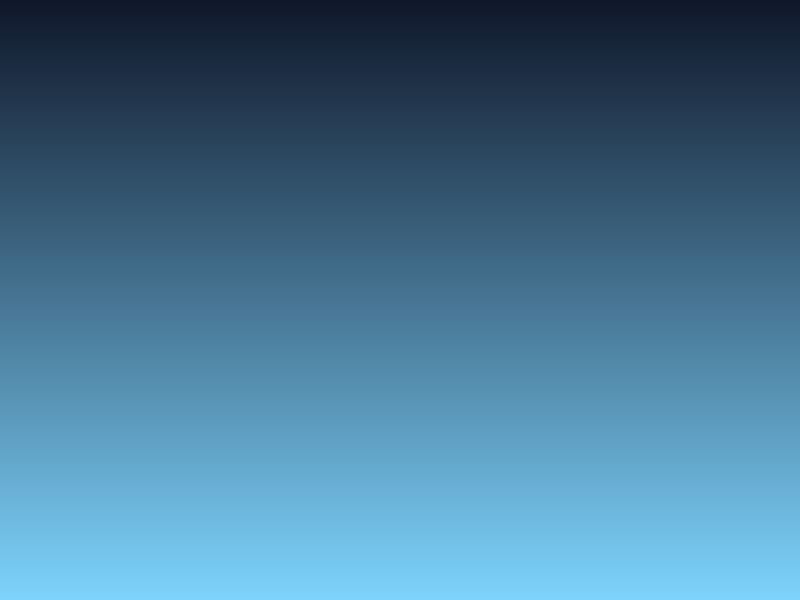
#> input picture GraphicsPractice/output/bg_gradient_800x600.png, 800 x 600 px
$ python lesson_22.py
#> lines starting #> are read from the running program, lines starting #| are printed output that depends on the picture
import os
from PIL import Image, ImageDraw, ImageEnhance, ImageFont, ImageOps

os.makedirs("source", exist_ok=True)
os.makedirs("output", exist_ok=True)


def get_or_create_source_image(path="source/sample_photo.png"):
    """
    Берёт существующее изображение из проекта или создаёт тестовый цветной кадр,
    если подходящего файла ещё нет.
    """
#> called with path = 'source/sample_photo.png'
    candidates = [
        path,
        "output/bg_gradient_800x600.png",
        "source/photo_200.png",
        "output/shapes.png",
    ]
    for candidate in candidates:
        if os.path.exists(candidate):
            return candidate

    img = Image.new("RGB", (600, 400), (219, 234, 254))
    d = ImageDraw.Draw(img)
    d.rectangle((0, 0, 600, 230), fill=(37, 99, 235))
    d.ellipse((430, 45, 520, 135), fill=(250, 204, 21))
    d.polygon([(0, 400), (190, 170), (390, 400)], fill=(22, 163, 74))
    d.polygon([(260, 400), (470, 210), (600, 400)], fill=(21, 128, 61))
    d.rounded_rectangle((50, 55, 290, 145), radius=14, fill=(239, 68, 68))
    img.save(path, format="PNG")
    return path


def load_font(size=20):
    """Загружает Arial из системной папки Windows или возвращает шрифт по умолчанию."""
    font_path = "C:/Windows/Fonts/arial.ttf"
    if os.path.exists(font_path):
        return ImageFont.truetype(font_path, size)
    return ImageFont.load_default()


def draw_centered_text(draw, box_rect, text, font, fill="white"):
    """Рисует текст по центру прямоугольника (x1, y1, x2, y2)."""
    x1, y1, x2, y2 = box_rect
    bbox = draw.textbbox((0, 0), text, font=font)
    text_w = bbox[2] - bbox[0]
    text_h = bbox[3] - bbox[1]
    x = x1 + (x2 - x1 - text_w) // 2 - bbox[0]
    y = y1 + (y2 - y1 - text_h) // 2 - bbox[1]
    draw.text((x, y), text, font=font, fill=fill)


def task_22_1_enhancements(src_path):
    """Задача 22.1: изменение яркости, контраста и насыщенности через ImageEnhance."""
#> called with src_path = 'output/bg_gradient_800x600.png'
    with Image.open(src_path) as raw:
#> raw is the input picture: PIL image 800x600 RGB; mean R, G, B 70, 117, 147
        img = raw.convert("RGB")

    bright = ImageEnhance.Brightness(img).enhance(1.3)
    contrast = ImageEnhance.Contrast(img).enhance(1.4)
    color = ImageEnhance.Color(img).enhance(0.5)
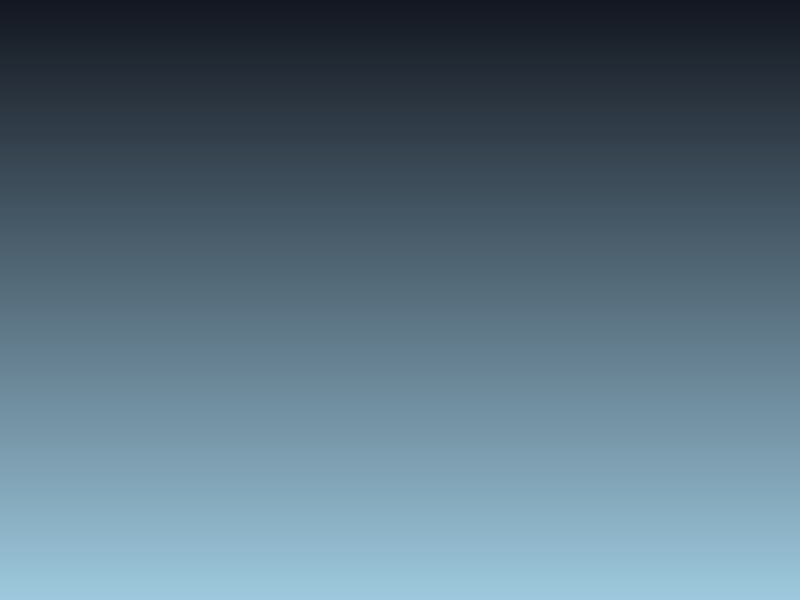
#> color: PIL image 800x600 RGB; mean R, G, B 87.9, 111.4, 126.4

    bright.save("output/enhance_bright_1_3.png", format="PNG")
    contrast.save("output/enhance_contrast_1_4.png", format="PNG")
    color.save("output/enhance_color_0_5.png", format="PNG")
    print("[22.1] Сохранены варианты коррекции яркости, контраста и насыщенности")

    return img, bright, contrast, color


def task_22_2_collage_2x2(original, bright, contrast, color, dst="output/collage_2x2.png"):
    """Задача 22.2: коллаж 2x2 из оригинала и трёх коррекций с подписями."""
#> called with dst = 'output/collage_2x2.png'
    cell_w, cell_h = 360, 240
    label_h = 34
    pad = 16

    collage_w = pad * 3 + cell_w * 2
    collage_h = pad * 3 + (cell_h + label_h) * 2
    collage = Image.new("RGB", (collage_w, collage_h), (241, 245, 249))
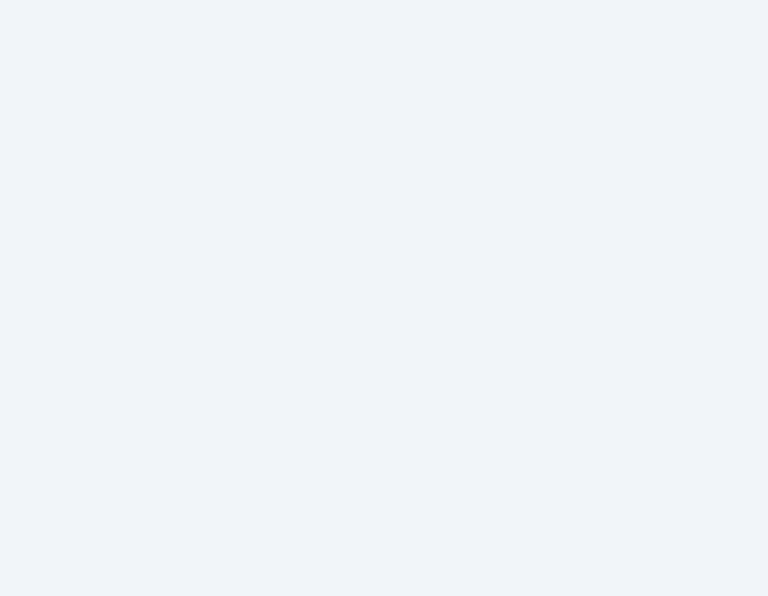
#> collage: PIL image 768x596 RGB; mean R, G, B 241, 245, 249
    draw = ImageDraw.Draw(collage)
    label_font = load_font(18)

    items = [
        ("Оригинал", original),
        ("Яркость (x1.3)", bright),
        ("Контраст (x1.4)", contrast),
        ("Насыщенность (x0.5)", color),
    ]

    positions = [
        (0, 0),
        (0, 1),
        (1, 0),
        (1, 1),
    ]

    for (row, col), (caption, variant_img) in zip(positions, items):
        x = pad + col * (cell_w + pad)
        y = pad + row * (cell_h + label_h + pad)

        fitted = ImageOps.fit(variant_img, (cell_w, cell_h), method=Image.Resampling.LANCZOS)
        collage.paste(fitted, (x, y))
        draw.rectangle((x, y, x + cell_w - 1, y + cell_h - 1), outline=(148, 163, 184), width=1)

        label_box = (x, y + cell_h, x + cell_w, y + cell_h + label_h)
        draw.rectangle(label_box, fill=(30, 41, 59))
        draw_centered_text(draw, label_box, caption, font=label_font, fill=(255, 255, 255))
#> this loop made 4 passes
#> (row, col, caption, x1 in draw_centered_text, y1 in draw_centered_text, x2 in draw_centered_text) on passes 1 to 4: (0, 0, 'Оригинал', 16, 256, 376), (0, 1, 'Яркость (x1.3)', 392, 256, 752), (1, 0, 'Контраст (x1.4)', 16, 546, 376), (1, 1, 'Насыщенность (x0.5)', 392, 546, 752)
#> pass 1, in task_22_2_collage_2x2, `fitted = ImageOps.fit(variant_img, (cell_w, cell_h), method=Image.Resa..`:
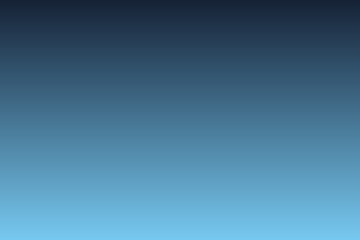
#> fitted: PIL image 360x240 RGB; mean R, G, B 70, 117, 147
#> after the loop:
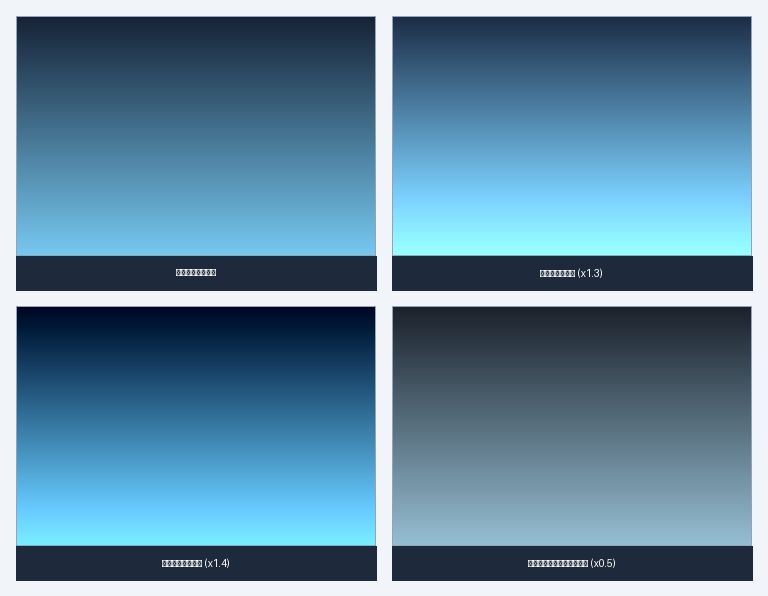
#> collage: PIL image 768x596 RGB; mean R, G, B 94.3, 132.9, 157.3
#> after the loop:
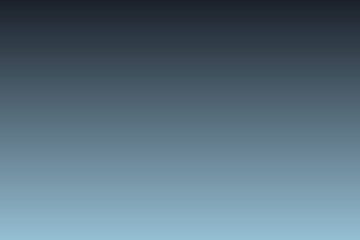
#> fitted: PIL image 360x240 RGB; mean R, G, B 87.9, 111.5, 126.4

    collage.save(dst, format="PNG")
    print(f"[22.2] Сохранён коллаж 2x2: {dst}")


def task_22_3_darken_for_text(src_path, dst_bg="output/bg_darkened_40.png", dst_preview="output/darkened_with_text.png"):
    """
    Задача 22.3: затемнение фона на 40% (яркость 0.6) и проверка читаемости белого текста.
    """
#> called with src_path = 'output/bg_gradient_800x600.png', dst_bg = 'output/bg_darkened_40.png', dst_preview = 'output/darkened_with_text.png'
    with Image.open(src_path) as raw:
        bg = ImageOps.fit(raw.convert("RGB"), (800, 450), method=Image.Resampling.LANCZOS)
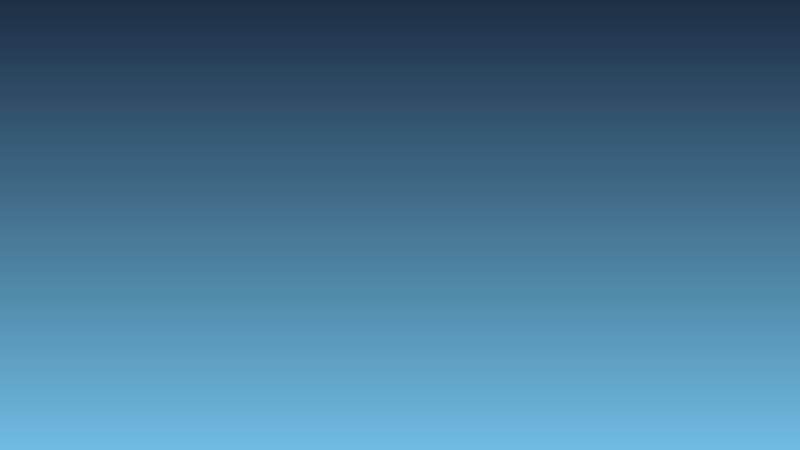
#> bg: PIL image 800x450 RGB; mean R, G, B 70, 117, 147

    # Затемнение на 40% -> остаётся 60% яркости (множитель 0.6)
    darkened = ImageEnhance.Brightness(bg).enhance(0.6)
    darkened.save(dst_bg, format="PNG")

    preview = darkened.copy()
    draw = ImageDraw.Draw(preview)

    heading_font = load_font(34)
    body_font = load_font(22)

    draw_centered_text(
        draw,
        (40, 110, 760, 190),
        "Заголовок поверх затемнённого фона",
        font=heading_font,
        fill=(255, 255, 255),
    )
    draw_centered_text(
        draw,
        (60, 200, 740, 310),
        "Яркость снижена на 40% (коэффициент 0.6) для уверенной читаемости белого текста",
        font=body_font,
        fill=(248, 250, 252),
    )

    preview.save(dst_preview, format="PNG")
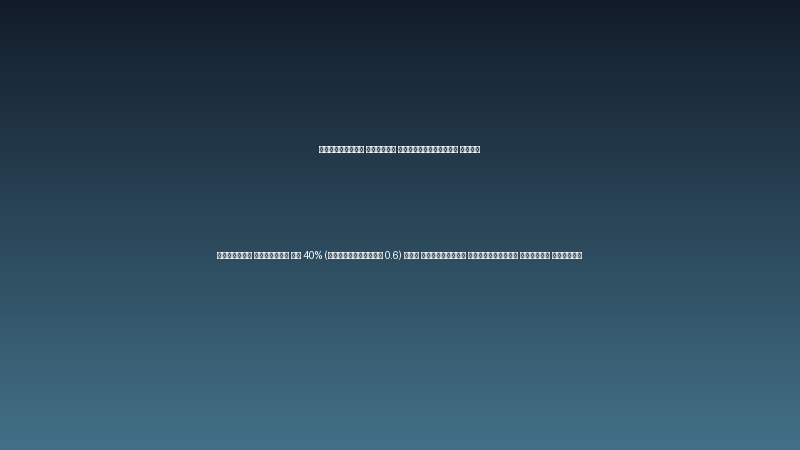
#> saved as darkened_with_text.png: PIL image 800x450 RGB; mean R, G, B 42.7, 70.8, 88.7
    print(f"[22.3] Сохранён затемнённый фон: {dst_bg} и скриншот проверки: {dst_preview}")


if __name__ == "__main__":
    source_img_path = get_or_create_source_image()
    print(f"Исходное изображение: {source_img_path}")

    orig, br, ct, cl = task_22_1_enhancements(source_img_path)
    task_22_2_collage_2x2(orig, br, ct, cl)
    task_22_3_darken_for_text(source_img_path)

$ run again, with GraphicsPractice/output/composite_25.png copied over GraphicsPractice/output/bg_gradient_800x600.png
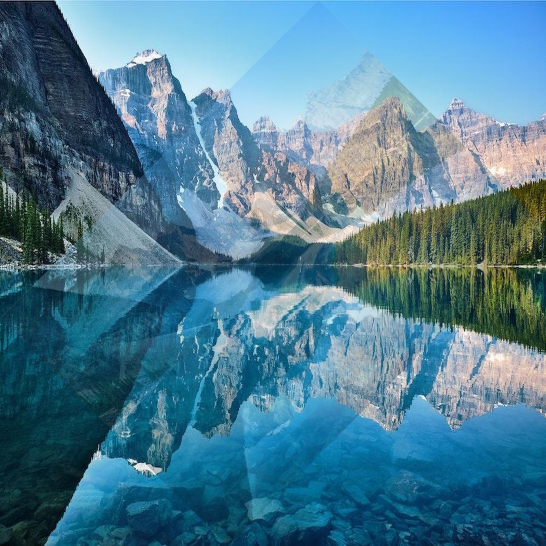
#> input picture GraphicsPractice/output/composite_25.png, 1092 x 1092 px (shown at 1/2 size)
#> in task_22_1_enhancements, raw is the input picture: PIL image 1092x1092 RGBA; mean R, G, B, A 77.6, 124.7, 146.6, 255
#> in task_22_1_enhancements, `color = ImageEnhance.Color(img).enhance(0.5)`:
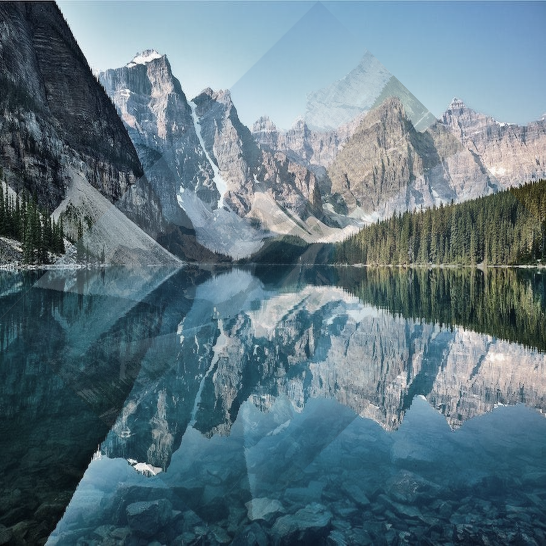
#> color: PIL image 1092x1092 RGB (shown at 1/2 size); mean R, G, B 95.1, 118.6, 129.6
#> the loop in task_22_2_collage_2x2, `for (row, col), (caption, variant_img) in zip(positions, items):` made 4 passes
#> (row, col, caption, x1 in draw_centered_text, y1 in draw_centered_text, x2 in draw_centered_text) on passes 1 to 4: (0, 0, 'Оригинал', 16, 256, 376), (0, 1, 'Яркость (x1.3)', 392, 256, 752), (1, 0, 'Контраст (x1.4)', 16, 546, 376), (1, 1, 'Насыщенность (x0.5)', 392, 546, 752)
#> in task_22_3_darken_for_text, `preview.save(dst_preview, format="PNG")`:
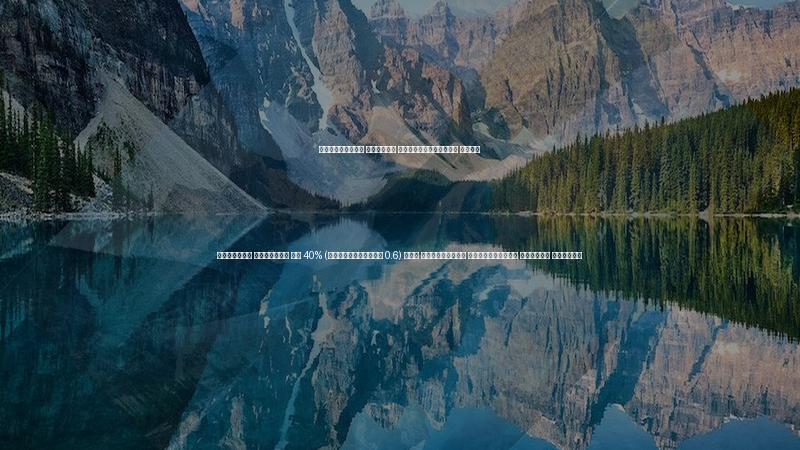
#> saved as darkened_with_text.png: PIL image 800x450 RGB; mean R, G, B 52.9, 73.4, 80.6

$ run again, with GraphicsPractice/output/composite_50.png copied over GraphicsPractice/output/bg_gradient_800x600.png
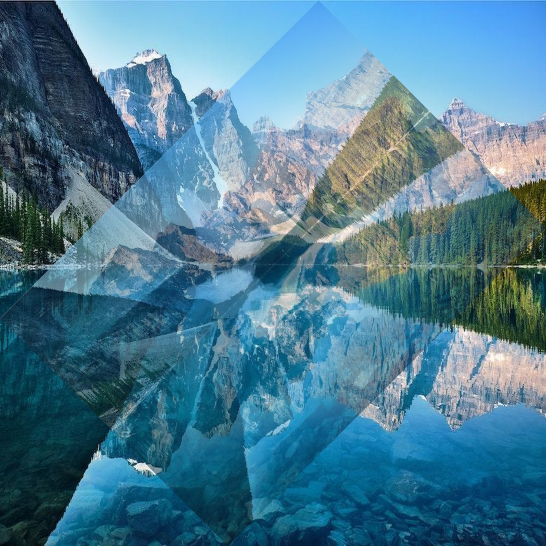
#> input picture GraphicsPractice/output/composite_50.png, 1092 x 1092 px (shown at 1/2 size)
#> in task_22_1_enhancements, raw is the input picture: PIL image 1092x1092 RGBA; mean R, G, B, A 76.2, 123.7, 146.3, 255
#> in task_22_1_enhancements, `color = ImageEnhance.Color(img).enhance(0.5)`:
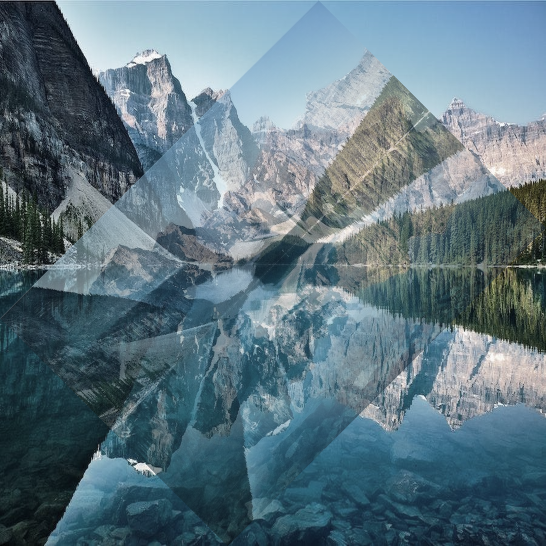
#> color: PIL image 1092x1092 RGB (shown at 1/2 size); mean R, G, B 93.9, 117.6, 128.9
#> the loop in task_22_2_collage_2x2, `for (row, col), (caption, variant_img) in zip(positions, items):` made 4 passes
#> (row, col, caption, x1 in draw_centered_text, y1 in draw_centered_text, x2 in draw_centered_text) on passes 1 to 4: (0, 0, 'Оригинал', 16, 256, 376), (0, 1, 'Яркость (x1.3)', 392, 256, 752), (1, 0, 'Контраст (x1.4)', 16, 546, 376), (1, 1, 'Насыщенность (x0.5)', 392, 546, 752)
#> in task_22_3_darken_for_text, `preview.save(dst_preview, format="PNG")`:
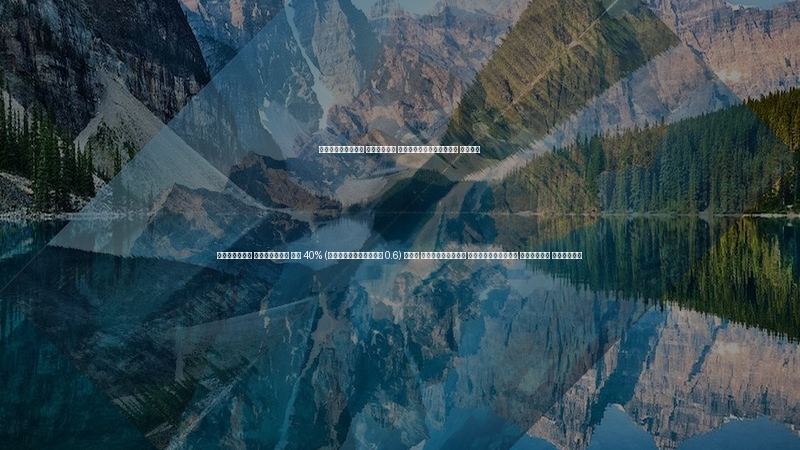
#> saved as darkened_with_text.png: PIL image 800x450 RGB; mean R, G, B 51.8, 73.3, 81.5
